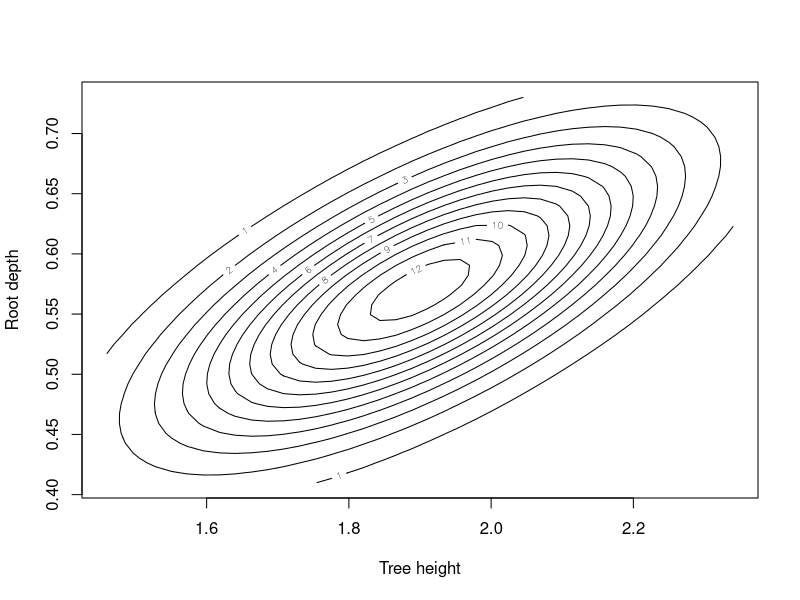

The R script that drew this image:
require(mvtnorm)

mh <- 1.9 # mean tree height
md <- 0.57 # mean tree depth
sh <- 0.22 # sd of height
sd <- 0.08 # sd of depth
ro <- 0.7 # correlation between height and depth
mu <- c(mh, md) # mean vector
cov <- ro*sh*sd # covariance
varcov <- matrix(c(sh^2, cov, cov, sd^2), nrow=2, ncol=2) # variance/covariance matrix

## plotting parameters
steps <- 40
hr <- c(mh - 2*sh, mh + 2*sh) # range of height
dr <- c(md - 2*sd, md + 2*sd) # range of depth
hlab <- seq(hr[1], hr[2], length.out=steps) # height labels
dlab <- seq(dr[1], dr[2], length.out=steps) # depth labels
h <- rep(hlab, steps) # height coordinates
d <- rep(dlab, 1, each=steps) # depth coordinates
pts <- cbind(h, d) # combined coordinates
dns <- dmvnorm(pts, mu, varcov) # list of probability densities
mat <- matrix(dns, steps, steps, byrow=T) # matrix of probability densities

contour(hlab, dlab, mat, xlab="Tree height", ylab="Root depth")

